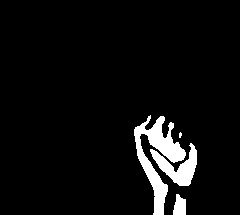
#> input picture hand_gestures_data/test/Move_Back_test/Image_1663239264.0040267.jpg, 240 x 215 px, given in place of the camera
$ python Data_Collection.py
#> lines starting #> are read from the running program, lines starting #| are printed output that depends on the picture; after the words box and inside, x2 and y2 are one past the last pixel; in counts of white or black regions, pixels touching at a corner belong together
## Run this Code to Generate/ Capture Hand Gestures

import cv2
import imutils
import numpy as np
from sklearn.metrics import pairwise
import time
import argparse


def get_argparser():

    """
    Parse arguments - Specify the directory to save images default = 'train/Move_Back'

    Save images in ImageFolder style from pytorch for easy training
    """

    parser = argparse.ArgumentParser()

    parser.add_argument("--save_directory", type=str, default='test/Stop_test',
            choices=['train/Move_Back', 'train/Move_Forward', 'train/Stop_Sign', 'test/Move_Back_test', 'test/Move_Forward_test', 'test/Stop_test'],
            help ='Specify the path to save images')

    return parser


background = None


def Extract_Background(image):

    """
    Source - https://www.programcreek.com/python/example/89364/cv2.accumulateWeighted

    This functions helps in calculating the running average of our image which can be used later on
    to initialize  detection moving objects

    :param image: Background Image
    :return: Accumulated Weighted Image

    """""

    global background

    if background is None:
        background = image.copy().astype('float')
        return

    cv2.accumulateWeighted(image, background, 0.5)

def hand_segment(image, alpha=20):

    """
    Source - https://docs.opencv.org/3.4/d8/d38/tutorial_bgsegm_bg_subtraction.html

    This function lets us compute absolute difference between background and the current frame and then
    applies some threshold to obtain foreground object.

    :param image - The current frame
    :param alpha - Threshold value [Depends on indoor lighting conditions]


    :returns segmented image


    """
    global background

    difference = cv2.absdiff(background.astype('uint8'), image)
    threshold = cv2.threshold(difference, alpha, 255, cv2.THRESH_BINARY)[1]

    contours, hierachy = cv2.findContours(threshold.copy(), cv2.RETR_EXTERNAL, cv2.CHAIN_APPROX_SIMPLE)
    if len(contours) == 0:
        print('Kindly Move Your Hand in Region of Interest(ROI)')
        #time.sleep(5)
    else:
        hand_segmentation = max(contours, key=cv2.contourArea)

        return threshold, hand_segmentation


opts = get_argparser().parse_args()

###########   -------- Change Directory When Capturing for Different Labels/Classes------    ###############


set_directory_to_save = f'hand_gestures_data/{opts.save_directory}'

# Set to default camera
camera = cv2.VideoCapture(0)
calibrated = False

if not camera.isOpened():
    """
    :If no break in the loop, then camera is turned on
    """
    print('Camera is Disabled, Terminating.................!!')
    exit()


#Record Maximum 500 images per class
count = 0

#Region of interest (ROI) co-ordinates
top, right, bottom, left = 10, 350, 210, 550
image_size = (700, 700)
num_frames = 0

counter=0


while count<500:

    """
    Source - The below code is slightly influenced from https://github.com/cvzone/cvzone/blob/master/cvzone/HandTrackingModule.py

    While the camera is running, capture the frames to preprocess.

    """

    sucess, frame = camera.read()
#> frame is the input picture: shape (215, 240, 3); min 0, max 255, mean 14.2

    if not sucess:
        print("Frame is not captured, terminating...")
        break

    #Resize and flip the frame so its not in a mirrored view
    frame = cv2.resize(frame, image_size, interpolation=cv2.INTER_LINEAR)
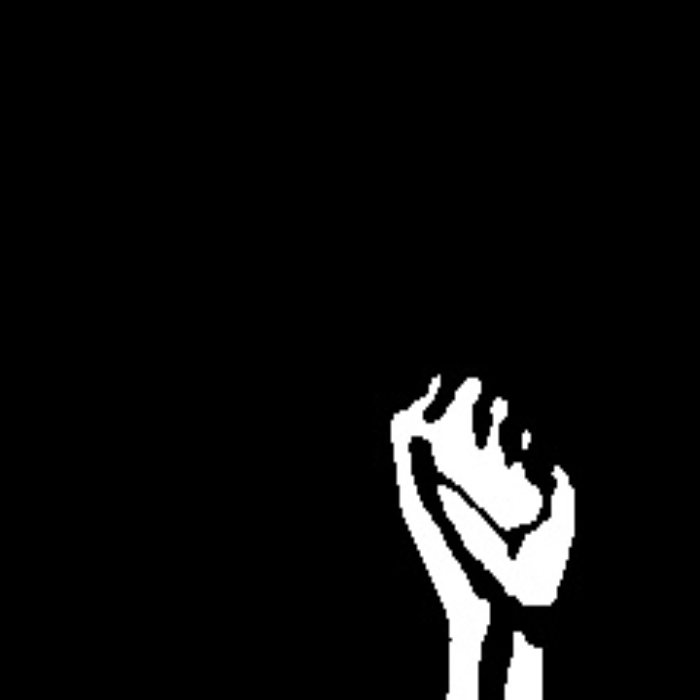
#> frame: shape (700, 700, 3); min 0, max 255, mean 14.2
    frame = cv2.flip(frame, 1)
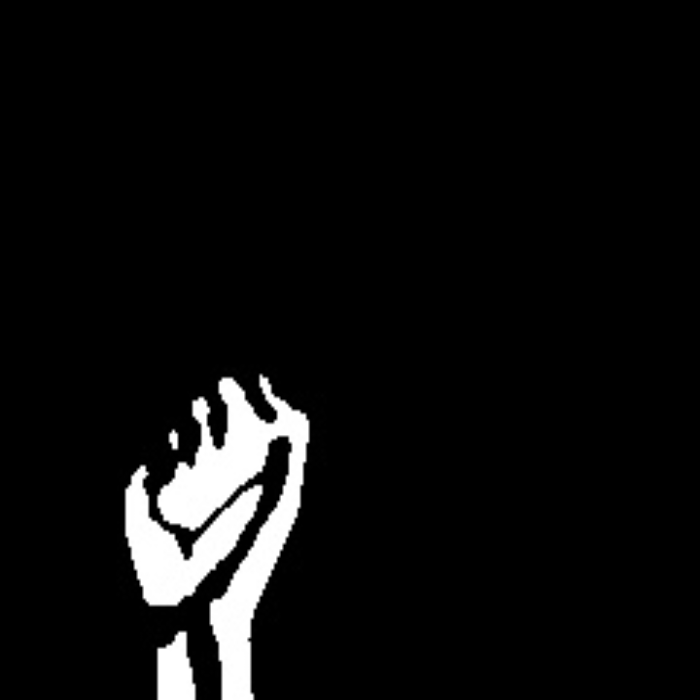
#> frame: shape (700, 700, 3); min 0, max 255, mean 14.2

    #Clone/Copy the frame for further preprocessing
    clone = frame.copy()
    roi = frame[top:bottom, right:left]
#> roi: shape (200, 200, 3); every value is 0

    #Apply grayscale and Blur the image
    gray = cv2.cvtColor(roi, cv2.COLOR_BGR2GRAY)
#> gray: shape (200, 200); every value is 0
    gray = cv2.GaussianBlur(gray, (7, 7), 0)


    if num_frames < 30:

        """ Let the camera calibrate for the first 30 frames """

        Extract_Background(gray)
#> in Extract_Background, `background = image.copy().astype('float')`: background: shape (200, 200) float64; every value is 0

        if num_frames == 1:
            print("Please wait! Let the camera calibrate...")

        elif num_frames == 29:
            print("Calibration successfull...")
            print('Move Your Hand to Region of Interest')


    else:
        # Segment our hand region
        # Experimemnted alpha in the current indoor conditions and set to alpha = 25
        hand = hand_segment(gray)


        if hand is not None:
            threshold, hand_segmentation = hand

            # Display the resulting thresholded image with hand
            cv2.imshow("Thesholded", threshold)

            key = cv2.waitKey(1)

            #Press 'c' to capture the desired image and store
            if key == ord("c"):
                counter += 1
                cv2.imwrite(f'{set_directory_to_save}/Image_{time.time()}.jpg', threshold)
                print('Image Saved')

    # Draw the segmented Hand
    cv2.rectangle(clone, (left, top), (right, bottom), (0, 0, 255), 2)
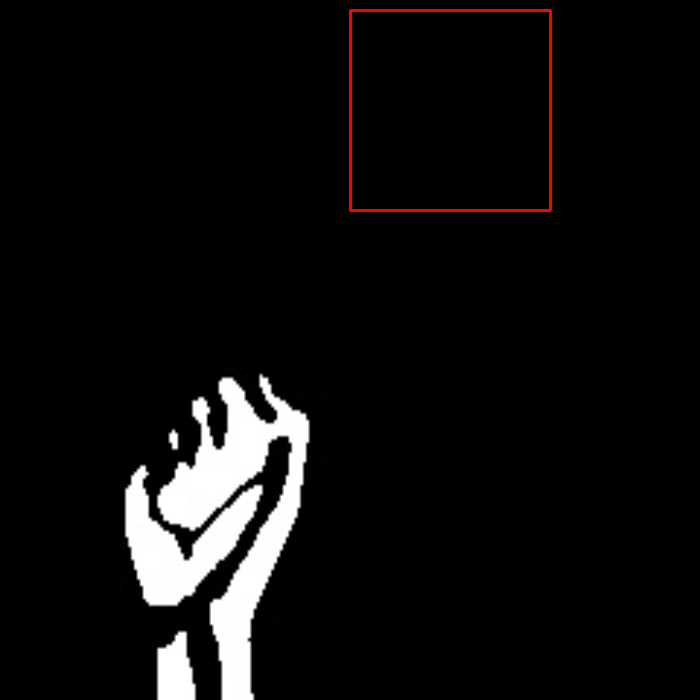
#> clone: shape (700, 700, 3); 0.49% of pixels changed, all inside (x1, y1, x2, y2) = (349, 9, 552, 212)

    # Increment the number of frames
    num_frames += 1

    # display the frame with segmented hand
    cv2.imshow("Webcam Feed", clone)

    # observe the keypress by the user
    keypress = cv2.waitKey(1)
#> (key q is pressed here)

    # if the user pressed "q", then stop looping
    if keypress == ord("q"):
        break

# free up memory
camera.release()
cv2.destroyAllWindows()

$ run again, on hand_gestures_data/test/Move_Back_test/Image_1663239268.3876078.jpg
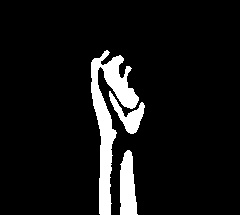
#> input picture hand_gestures_data/test/Move_Back_test/Image_1663239268.3876078.jpg, 240 x 215 px, given in place of the camera
#> frame is the input picture: shape (215, 240, 3); min 0, max 255, mean 20.8
#> `roi = frame[top:bottom, right:left]`:
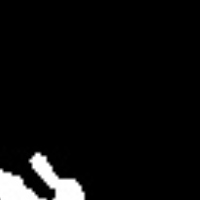
#> roi: shape (200, 200, 3); min 0, max 255, mean 11.7
#> `cv2.rectangle(clone, (left, top), (right, bottom), (0, 0, 255), 2)`:
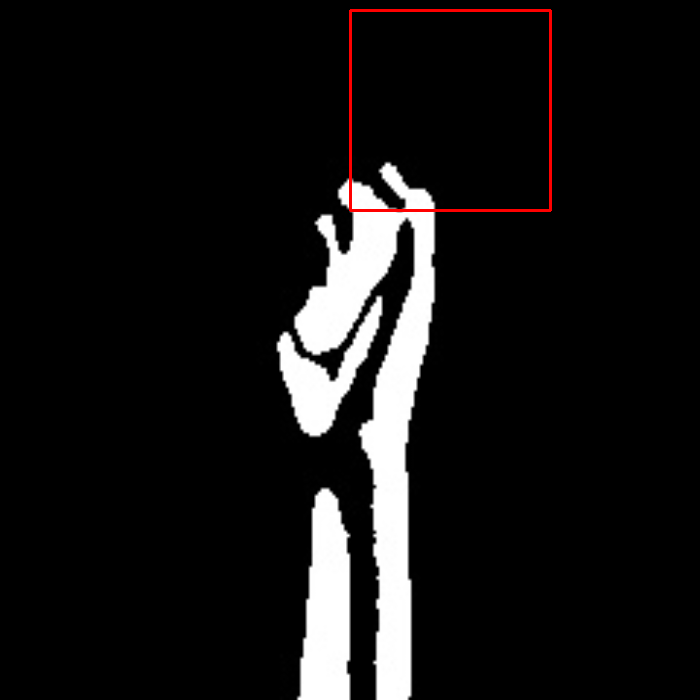
#> clone: shape (700, 700, 3); mean B, G, R 20.7, 20.7, 21.9

$ run again, on hand_gestures_data/test/Move_Back_test/Image_1663239271.8366942.jpg
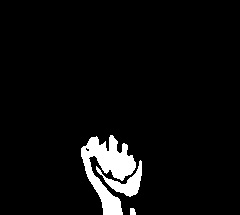
#> input picture hand_gestures_data/test/Move_Back_test/Image_1663239271.8366942.jpg, 240 x 215 px, given in place of the camera
#> frame is the input picture: shape (215, 240, 3); min 0, max 255, mean 12.9
#> `frame = cv2.flip(frame, 1)`:
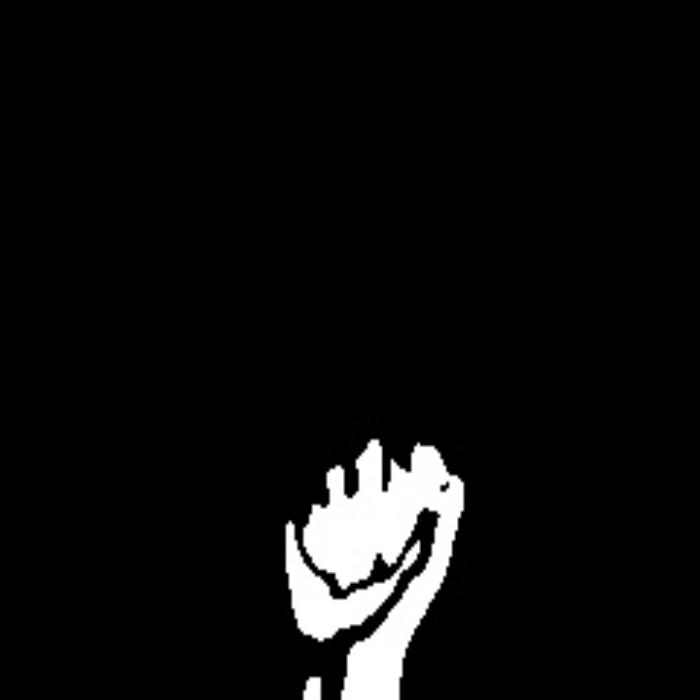
#> frame: shape (700, 700, 3); min 0, max 255, mean 12.9
#> roi: shape (200, 200, 3); every value is 0
#> gray: shape (200, 200); every value is 0
#> background: shape (200, 200) float64; every value is 0
#> `cv2.rectangle(clone, (left, top), (right, bottom), (0, 0, 255), 2)`:
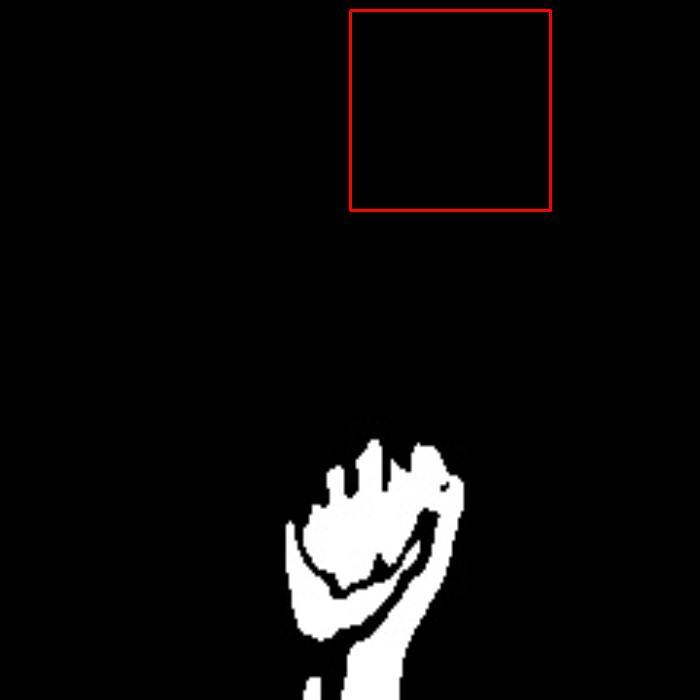
#> clone: shape (700, 700, 3); 0.49% of pixels changed, all inside (x1, y1, x2, y2) = (349, 9, 552, 212)
